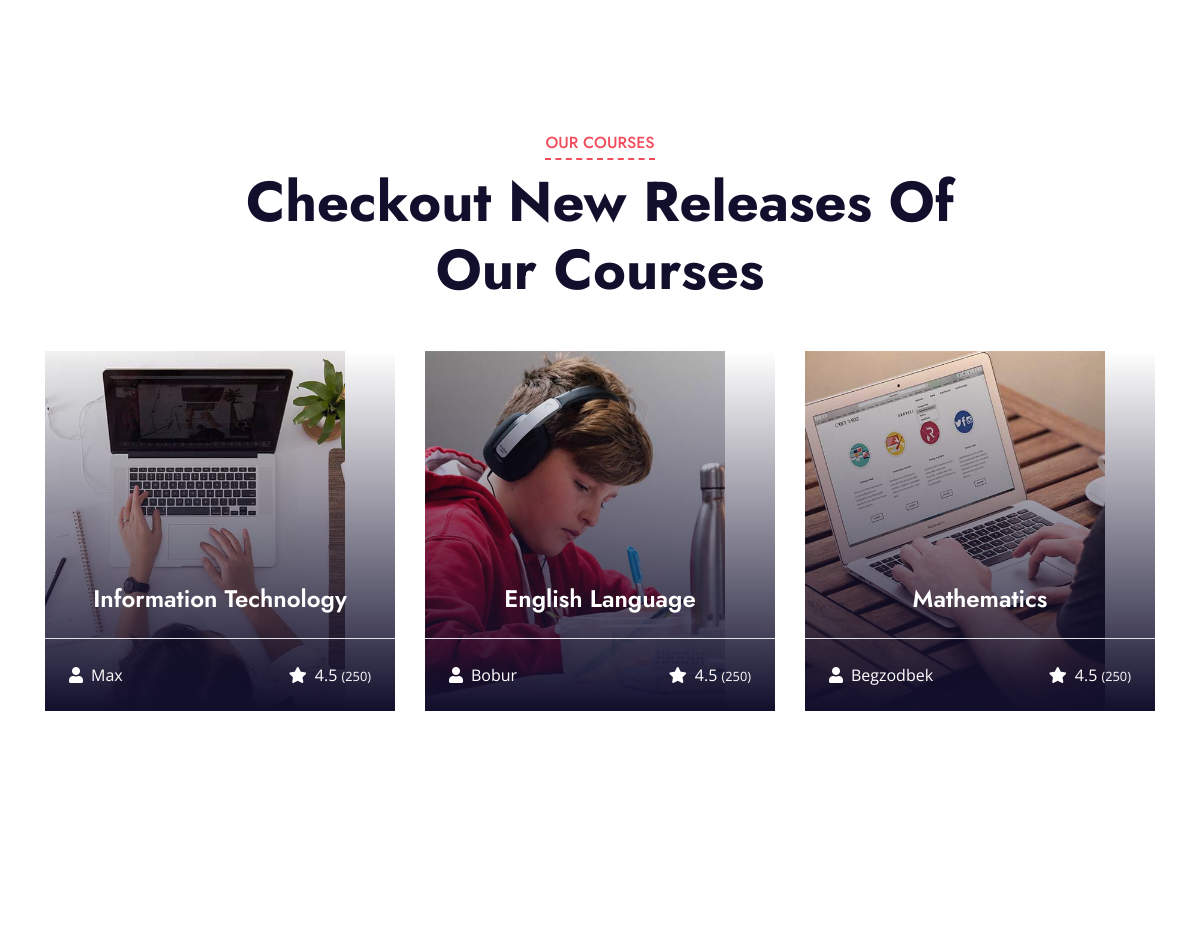
Page /course/?page=2 (middle part) on the earlier database version.
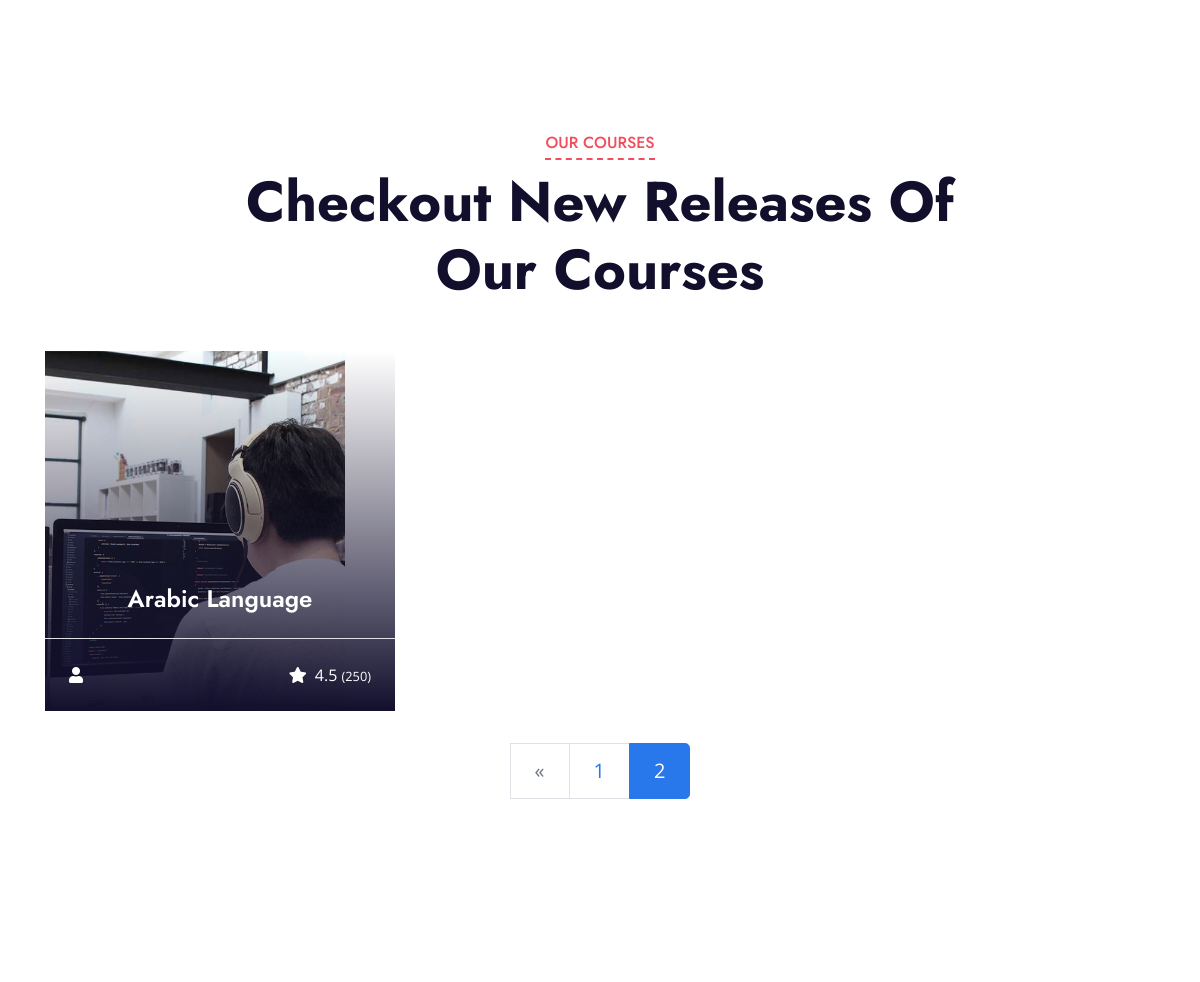
Same page on the later database version.
### home/models.py (models this page shows, shortened)
class Subject(models.Model):
    name = models.CharField(max_length=150)
    degree = models.ForeignKey(Degrees, on_delete=models.SET_NULL, null=True)
    teacher = models.ForeignKey(Teacher, on_delete=models.SET_NULL, null=True)
    image = models.ImageField(upload_to='images/', null=True)
    created_at = models.DateTimeField(auto_now_add=True)
    duration = models.ForeignKey(Duration, on_delete=models.SET_NULL, null=True)
    empty_seats = models.IntegerField(null=True)
    description = models.TextField(max_length=3000, null=True, blank=True)
    category = models.ForeignKey(Category, on_delete=models.SET_NULL, null=True)
    @property
    def imageURL(self):
        try:
            url = self.image.url
        except:
            url = ''
        return url

### users/models.py (models this page shows, shortened)
class Teacher(models.Model):
    name = models.CharField(max_length=150)
    extra_skills = models.CharField(
        max_length = 20,
        choices = SKILLS_CHOICES,
        default = '8'
        )
    img = models.ImageField(upload_to='images/', blank=True, null=True)
    information = models.CharField(max_length=200, null=True, blank=True)

### home/views.py (the view)
# urls.py: path('course/', views.course, name='course'),
def course(request):
    q = request.GET.get('q') if request.GET.get('q') != None else ''
    subject = Subject.objects.filter(
        Q(category__name__icontains=q) |
        Q(name__icontains=q) |
        Q(degree__name__icontains=q) |
        Q(teacher__name__icontains=q)
    )
    sub_count = subject.count()
    custom_range, subject = paginateProducts(request, subject, 3)
    context = {
        'subject':subject,
        'sub_count':sub_count,
        'custom_range':custom_range,
        }
    return render(request, 'course.html', context)

### home/utils.py (called while the page is built)
def paginateProducts(request, subjects, results):
    page = request.GET.get('page')
    paginator = Paginator(subjects, results)
    try:
        subjects = paginator.page(page)
    except PageNotAnInteger:
        page = 1
        subjects = paginator.page(page)
    except EmptyPage:
        page = paginator.num_pages
        subjects = paginator.page(page)
    leftIndex = (int(page) - 4)
    if leftIndex < 1:
        leftIndex = 1
    rightIndex = (int(page) + 5)
    if rightIndex > paginator.num_pages:
        rightIndex = paginator.num_pages + 1
    custom_range = range(leftIndex, rightIndex)
    return custom_range, subjects

### home/templates/course.html (shortened to what this page needs)
{% extends "main.html" %}
{% block content %}
    <div class="container-fluid py-5">
        <div class="container py-5">
            <div class="row mx-0 justify-content-center">
                <div class="col-lg-8">
                    <div class="section-title text-center position-relative mb-5">
                        <h6 class="d-inline-block position-relative text-secondary text-uppercase pb-2">Our Courses</h6>
                        <h1 class="display-4">Checkout New Releases Of Our Courses</h1>
                    </div>
                </div>
            </div>
            <div class="row">
                {% for sub in subject %}
                <div class="col-lg-4 col-md-6 pb-4">
                    <a class="courses-list-item position-relative d-block overflow-hidden mb-2" href="{% url "detail" sub.id %}">
                        <img class="img-fluid" style="height: 360px;" src="{{sub.imageURL}}" alt="alu">
                        <div class="courses-text">
                            <h4 class="text-center text-white px-3">{{sub.name}}</h4>
                            <div class="border-top w-100 mt-3">
                                <div class="d-flex justify-content-between p-4">
                                    <span class="text-white"><i class="fa fa-user mr-2"></i>{{sub.teacher.name}}</span>
                                    <span class="text-white"><i class="fa fa-star mr-2"></i>4.5
                                        <small>(250)</small></span>
                                </div>
                            </div>
                        </div>
                    </a>
                </div>
                {% endfor %}
                {% include 'pagination.html' with queryset=subject custom_range=custom_range %}
            </div>
        </div>
    </div>
{% endblock content %}

Differences in the rows shown:
no longer on this page (row unchanged): Subject: imageURL (picture), name "Information Technology", teacher.name "Max"
no longer on this page (row unchanged): Subject: imageURL (picture), name "English Language", teacher.name "Bobur"
no longer on this page (row unchanged): Subject: imageURL (picture), name "Mathematics", teacher.name "Begzodbek"
added Subject: imageURL (picture), name "Arabic Language"
Other differences:
new list line: "1"
new list line: "2"
